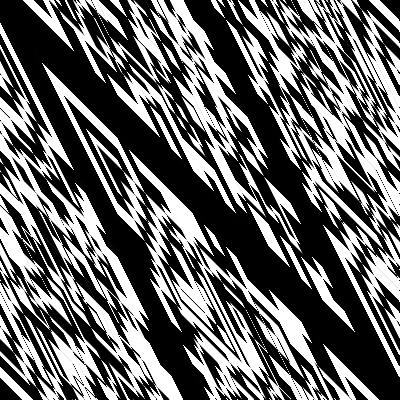

Write Python code to recreate this figure.
import cv2
import matplotlib.pyplot as plt
import numpy as np
from PIL import Image

img = cv2.imread("./1.png")

def arnold_encode(image, shuffle_times, a, b):
    arnold_image = np.zeros(shape=image.shape)  # 注意缩进！
    h, w = image.shape[0], image.shape[1]
    N = h  # 或N=w
    for time in range(shuffle_times):
        for ori_x in range(h):
            for ori_y in range(w):
                new_x = (1*ori_x + b*ori_y) % N
                new_y = (a*ori_x + (a*b+1)*ori_y) % N
                arnold_image[new_x, new_y, :] = image[ori_x, ori_y, :]
    image = np.copy(arnold_image)
    cv2.imwrite('flag_arnold_encode.png', arnold_image, [int(cv2.IMWRITE_PNG_COMPRESSION), 0])
    return arnold_image

def arnold_decode(image, shuffle_times, a, b):
    decode_image = np.zeros(shape=image.shape)  # 注意缩进！
    h, w = image.shape[0], image.shape[1]
    N = h  # 或N=w
    for time in range(shuffle_times):
        for ori_x in range(h):
            for ori_y in range(w):
                new_x = ((a * b + 1) * ori_x + (-b) * ori_y) % N
                new_y = ((-a) * ori_x + ori_y) % N
                decode_image[new_x, new_y, :] = image[ori_x, ori_y, :]
    cv2.imwrite('flag.png', decode_image, [int(cv2.IMWRITE_PNG_COMPRESSION), 0])
    return decode_image

# 调用示例
# arnold_encode(img, 1, 2, 3)
arnold_decode(img, 1, 1, -2)
